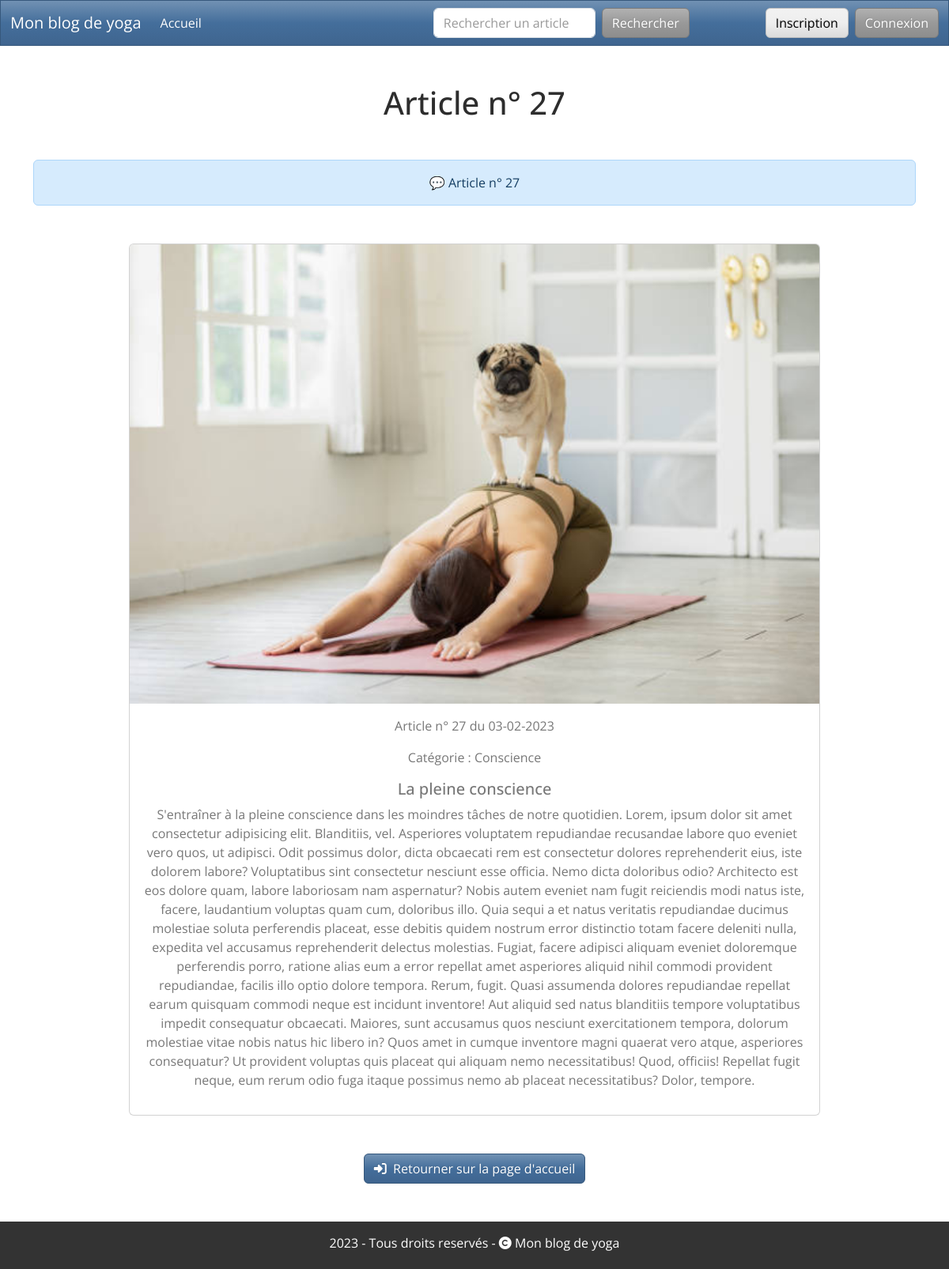
The page /?op=select&id=27 on the database its author committed.
### tables this page shows
CREATE TABLE `articles` (
  `id` int(11) NOT NULL,
  `image` varchar(255) DEFAULT NULL,
  `category` varchar(255) NOT NULL,
  `title` varchar(50) NOT NULL,
  `text` text NOT NULL,
  `creation_date` date DEFAULT current_timestamp()
);

### controller/Controller.php (called while the page is built, shortened)
<?php
class Controller
{
    private $dbEntityRepository;
    public function __construct()
    {
        $this->dbEntityRepository = new \model\EntityRepository;
    }
    public function handleRequest()
    {
        $op = isset($_GET['op']) ? $_GET['op'] : 'list';
        try {
            if ($op == 'add')
                $this->create($op);
            elseif ($op == 'update')
                $this->modify($op);
            elseif ($op == 'select')
                $this->select();
            elseif ($op == 'delete')
                $this->delete();
            elseif ($op == 'search')
                $this->search();
            elseif ($op == 'home')
                $this->home();
            elseif ($op == 'list')
                $this->selectAll();
            elseif ($op == 'signUp')
                $this->signUp($op);
            elseif ($op == 'connect')
                $this->connect($op);
            elseif ($op == 'deconnect')
                $this->deconnect();
            else
                throw new Exception("Erreur 404 : La page n'a pas été trouvée !");
        } catch (\Exception $e) {
            echo '<div style="width: 400px; padding: 10px; background: 	#f41f8a; border-radius: 4px; margin: 50px auto; color: white; text-align: center;">';
            echo "💬 Une erreur s'est produite :  " . $e->getMessage() . "👀";
            echo '</div>';
        }
    }
    public function render($layout, $template, $parameters = [])
    {
        extract($parameters);
        require_once "view/$template";
        return ob_end_flush();
    }
    public function select()
    {
        $id = isset($_GET['id']) ? $_GET['id'] : $_GET['op'] == 'list';
        $this->render('layout.php', 'article.php', [
            'title' => "Article n° $id",
            'data' => $this->dbEntityRepository->selectArticle($id),
            'id' => 'id',
            'message' => "Article n° $id"
        ]);
    }
}

### index.php (called while the page is built, shortened)
<?php
$controller = new controller\Controller;
$controller->handleRequest();

### model/EntityRepository.php (called while the page is built, shortened)
<?php
class EntityRepository
{
    private $db;
    public $table;
    public function getDb()
    {
        if (!$this->db) {
            try {
                $xml = simplexml_load_file('./app/config.xml');
                $this->table = $xml->table;
                try {
                    $this->db = new \PDO("mysql:host=" . $xml->host . ";dbname=" . $xml->db, $xml->user, $xml->password, [\PDO::ATTR_ERRMODE => \PDO::ERRMODE_EXCEPTION]);
                } catch (\PDOException $e) {
                    echo '<div style="width: 400px; padding: 10px 5px; background: #f41f8a; border-radius: 4px; margin: 50px auto; color: white; text-align: center;">';
                    echo "💬 Une erreur s'est produite :  " . $e->getMessage() . " 👀";
                    echo '</div>';
                }
            } catch (\Exception $e) {
                echo '<div style="width: 400px; padding: 10px 5px; background: #f41f8a; border-radius: 4px; margin: 50px auto; color: white; text-align: center;">';
                echo "💬 Une erreur s'est produite :  " . $e->getMessage() . " 👀";
                echo '</div>';
            }
        }
        return $this->db;
    }
    public function selectArticle($id)
    {
        $data = $this->getDb()->query("SELECT * FROM " . $this->table[0] . " WHERE id = " . $id);
        $r = $data->fetch(\PDO::FETCH_ASSOC);
        return $r;
    }
}

### view/article.php (the view, shortened to what this page needs)
<?php
$date = new DateTime($data['creation_date']);
?>
<div class="container text-center mt-5">
    <div class="card" style="width: 80%; margin: 0 auto">
        <img src="<?= $data['image']; ?>" alt="photo en lien avec l'article" class="card-img-top">
        <div class="card-body">
            <p>Article n° <?= $data['id']; ?> du <?= $date->format('d-m-Y'); ?></p>
            <p>Catégorie : <?= $data['category']; ?></p>
            <h5 class="card-title"><?= $data['title']; ?></h5>
            <p><?= $data['text']; ?></p>
        </div>
    </div>
    <div class="container text-center">
        <a href="?op=home" class="btn btn-primary mt-5"><i class="fa-solid fa-right-to-bracket"></i>&nbsp; Retourner sur la page d'accueil</a>
    </div>
</div>

### style.css (style rules this page uses)
a { text-decoration: none !important; }

### rows shown on the page
articles: image (picture), id "27", creation_date "03-02-2023", category "Conscience", title "La pleine conscience", text "S'entraîner à la pleine conscience dans les moindres tâches de notre quotidien. Lorem, ipsum dolor sit amet consectetur adipisicing elit. Blanditiis, vel. Asperiores voluptatem repudiandae recusandae labore quo eveniet vero quos, ut adipisci. Odit possimus dolor, dicta obcaecati rem est consectetur dolores reprehenderit eius, iste dolorem labore? Voluptatibus sint consectetur nesciunt esse officia. Nemo dicta doloribus odio? Architecto est eos dolore quam, labore laboriosam nam aspernatur? Nobis autem eveniet nam fugit reiciendis modi natus iste, facere, laudantium voluptas quam cum, doloribus illo. Quia sequi a et natus veritatis repudiandae ducimus molestiae soluta perferendis placeat,…"

### other values the page prints
$title "Article n° 27"
$message "Article n° 27"
